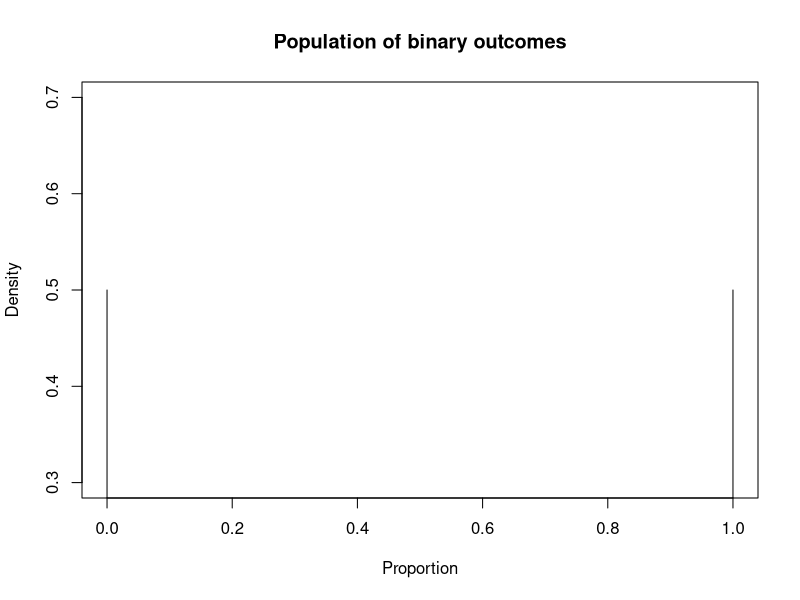
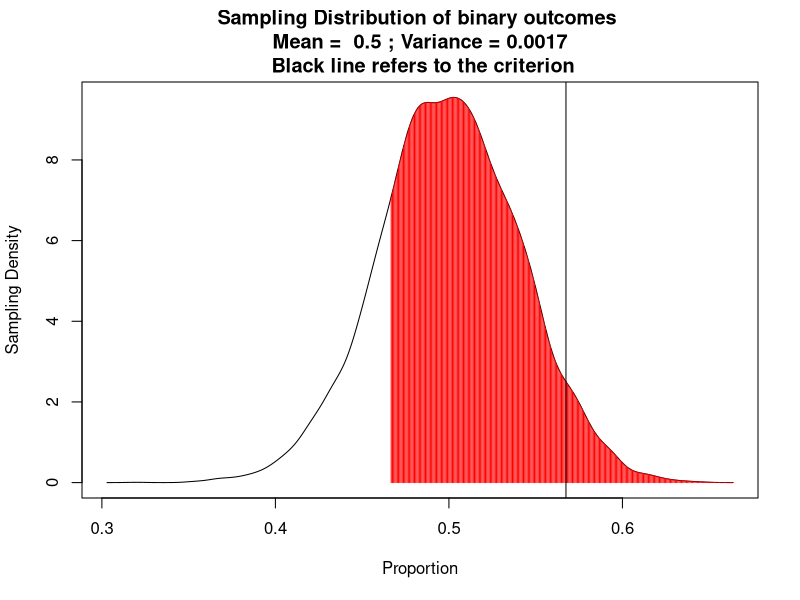
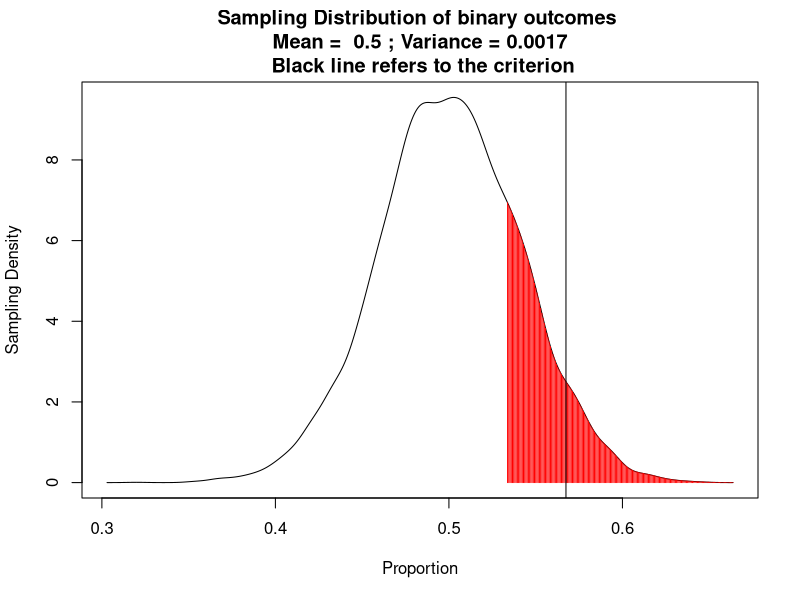

The R source for these figures, in order:
## Settings of sampling distribution
TT_outcomes_N <- 150       ## Number of collected responses
TT_outcomes_correct <- 70  ## Number of correct responses
TT_acc0 <- 0.5             ## H0: Accuracy of TTs who have no the skill
TT_acc1 <- 0.9             ## H0: Accuracy of TTs who have the skill
TN <- .95                  ## True Negative Rate

# Population of outcomes
plot(x=0:1, y = dbinom(0:1,size = 1, prob = 0.5),type="h",
     main="Population of binary outcomes",
     xlab="Proportion",
     ylab="Density")

# Sampling distribution of outcomes
i = 10000
sim_TT <- NULL
while (i > 0) {
  n <- TT_outcomes_N
  sim_TT <- rbind(sim_TT, c(mean(rbinom(n,size = 1,prob=TT_acc0)), mean(rbinom(n,size = 1,prob=TT_acc1))) )
  i = i - 1
}

colnames(sim_TT) <- c("H0","H1")

sim_density <- data.frame(qx <- density(sim_TT[,"H0"])$x, dx <- density(sim_TT[,"H0"])$y)

## Plotting Exact test
N_correct <- TT_outcomes_correct
N_incorrect <- TT_outcomes_N - TT_outcomes_correct
N <- N_correct + N_incorrect

## Summarize the expect values of H0 and H1
paste0("Expect value of H0 is ",(TT_outcomes_N*TT_acc0)/TT_outcomes_N,"; Expect value of H1 is ",(TT_outcomes_N*TT_acc1)/TT_outcomes_N )

Title = paste("Sampling Distribution of binary outcomes \n Mean = ",round(mean(sim_TT[,"H0"]),2),"; Variance =", round(mean((sim_TT[,"H0"])^2) - (mean(sim_TT[,"H0"]))^2, 4), "\n Black line refers to the criterion" )
plot(sim_density, main=Title, xlab = "Proportion", type="l", ylab="Sampling Density")
lines(x = sim_density$qx[sim_density$qx > TT_outcomes_correct/TT_outcomes_N], y =sim_density$dx[sim_density$qx > TT_outcomes_correct/TT_outcomes_N], type="h", col="red")
abline(v=qnorm(TN,mean=mean(sim_TT[,"H0"]),sd=sd(sim_TT[,"H0"])))

## Estimated type 1 error
paste("When the outcomes are beyond the expect value of H0 at ",round(qnorm(TN),2)," standard deviation. ",
      "Probable type 1 error is",100*mean(sim_TT[,"H0"] > qnorm(TN,mean=mean(sim_TT[,"H0"]),sd=sd(sim_TT[,"H0"])) ),"%" )
## Estimated type 2 error
paste("When the outcomes are below the expect value of H1 at ",round(qnorm(TN),2)," standard deviation. ",
      "Probable type 2 error is",100*mean(sim_TT[,"H1"] < qnorm(TN,mean=mean(sim_TT[,"H0"]),sd=sd(sim_TT[,"H0"])) ) ,"%" )

## p values, by sampling distribution of outcomes
paste("p value of correct responses is",1 - sum(sim_TT[,"H0"] < (N_correct/N) )/length(sim_TT[,"H0"]))  ## p value of correct

#######

plot(sim_density, main=Title, xlab = "Proportion", type="l", ylab="Sampling Density")
lines(x = sim_density$qx[sim_density$qx > (TT_outcomes_N - TT_outcomes_correct)/TT_outcomes_N], y =sim_density$dx[sim_density$qx > (TT_outcomes_N - TT_outcomes_correct)/TT_outcomes_N], type="h", col="red")
abline(v=qnorm(TN,mean=mean(sim_TT[,"H0"]),sd=sd(sim_TT[,"H0"])))


## p values, by sampling distribution of outcomes
paste("p value of incorrect responses is",1 - sum(sim_TT[,"H0"] < (N_incorrect/N) )/length(sim_TT[,"H0"]))  ## p value of incorrect

